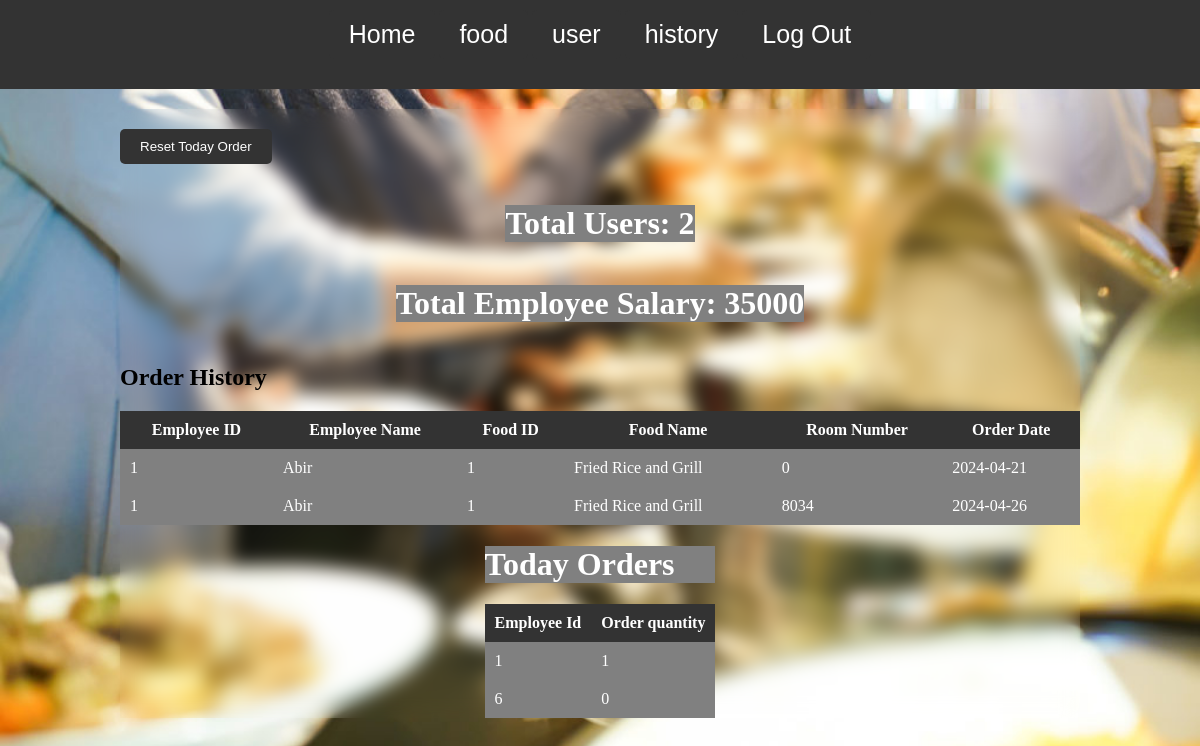
The page /admin/history.php (signed in) on the database its author committed.
### tables this page shows
CREATE TABLE `orderhistory` (
  `EID` int(11) DEFAULT NULL,
  `FID` int(11) DEFAULT NULL,
  `FName` varchar(255) NOT NULL,
  `RoomNo` int(11) DEFAULT NULL,
  `OrderDate` date DEFAULT NULL,
  `ID` int(11) NOT NULL
);

CREATE TABLE `employee` (
  `id` int(11) NOT NULL,
  `Name` varchar(255) DEFAULT NULL,
  `Phone` varchar(255) DEFAULT NULL,
  `Address` varchar(255) DEFAULT NULL,
  `Email` varchar(255) DEFAULT NULL,
  `Pass` varchar(255) DEFAULT NULL,
  `OfficeRoom` varchar(255) DEFAULT NULL,
  `Position` varchar(255) DEFAULT NULL,
  `Salary` double NOT NULL
);

CREATE TABLE `todaysorder` (
  `id` int(11) DEFAULT NULL,
  `quantity` int(11) DEFAULT 0
);

### admin/history.php (the view, shortened to what this page needs)
<!DOCTYPE html>
<html lang="en">
<?php
include 'config.php'; ?>
<head>
</head>
<body>
    <div class="navbar">
        <div style="display: flex; flex-direction:row; margin:auto;">
            <form method="post">
                <input style="font-size:25px;" type="submit" name="home" value="Home">
                <input style="font-size:25px;" type="submit" name="food" value="food">
                <input style="font-size:25px;" type="submit" name="user" value="user">
                <input style="font-size:25px;" type="submit" name="history" value="history">
                <input style="font-size:25px;" type="submit" name="logout" value="Log Out">
            </form>
        </div>
    </div>
    <div class="container">
        <div class="page-content">
            <form method="post">
                <input type="submit" name="reset" value="Reset Today Order">
            </form>
            <h1>Total Users: <?php
                                $total_users = 0;
                                $q = "SELECT COUNT(id) AS total_users FROM employee";
                                $r = mysqli_query($con, $q);
                                if ($q && mysqli_num_rows($r) > 0) {
                                    $rw = mysqli_fetch_assoc($r);
                                    $total_users = $rw['total_users'];
                                }
                                echo $total_users;
                                ?></h1>
            <h1>Total Employee Salary: <?php
                                        $total_salary = 0;
                                        $q = "SELECT SUM(Salary) AS total_salary FROM employee";
                                        $r = mysqli_query($con, $q);
                                        if ($q && mysqli_num_rows($r) > 0) {
                                            $rw = mysqli_fetch_assoc($r);
                                            $total_salary = $rw['total_salary'];
                                        }
                                        echo $total_salary;
                                        ?></h1>
            <div class="order-history" style="width: 100%;">
                <h2>Order History</h2>
                <table>
                    <tr>
                        <th>Employee ID</th>
                        <th>Employee Name</th>
                        <th>Food ID</th>
                        <th>Food Name</th>
                        <th>Room Number</th>
                        <th>Order Date</th>
                    </tr>
                    <?php
                    $query = "SELECT orderhistory.EID, orderhistory.FID, orderhistory.FName, orderhistory.OrderDate, orderhistory.RoomNo, employee.Name FROM orderhistory LEFT JOIN employee ON employee.id = orderhistory.EID";
                    $result = mysqli_query($con, $query);
                    if (mysqli_num_rows($result) > 0) {
                        while ($row = mysqli_fetch_assoc($result)) {
                            echo "<tr>";
                            echo "<td>" . $row['EID'] . "</td>";
                            echo "<td>" . $row['Name'] . "</td>";
                            echo "<td>" . $row['FID'] . "</td>";
                            echo "<td>" . $row['FName'] . "</td>";
                            echo "<td>" . $row['RoomNo'] . "</td>";
                            echo "<td>" . $row['OrderDate'] . "</td>";
                            echo "</tr>";
                        }
                    } else {
                        echo "<tr><td colspan='6'>No orders found</td></tr>";
                    }
                    ?>
                </table>
            </div>
            <div class="todayorder">
                <h1>
                    Today Orders
                </h1>
                <table>
                    <tr>
                        <th>
                            Employee Id
                        </th>
                        <th>
                            Order quantity
                        </th>
                    </tr>
                    <?php
                    $todayquery = "select * from todaysorder";
                    $todaysresult = mysqli_query($con, $todayquery);
                    if ($todaysresult) {
                        if (mysqli_num_rows($todaysresult) > 0) {
                            while ($row = mysqli_fetch_assoc($todaysresult)) {
                                echo "<tr>";
                                echo "<td>" . $row['id'] . "</td>";
                                echo "<td>" . $row['quantity'] . "</td>";
                                echo "</tr>";
                            }
                        } else {
                            echo "<tr><td colspan='1'>No records found</td></tr>";
                        }
                    } else {
                        echo "<script>alert('Error fetching records');</script>";
                    }
                    ?>
                </table>
            </div>
        </div>
    </div>
</body>
</html>

### admin/history.php (style rules this page uses)
body { background: url('../images/bgcover.jpg'); background-repeat: no-repeat; background-size: cover; overflow-x: hidden; color: black; margin: auto; }
.navbar { background-color: #333; color: #fff; padding: 10px; display: flex; justify-content: space-between; }
.container { backdrop-filter: blur(9px); margin: 20px auto; width: 80%; display: flex; flex-direction: column; align-items: center; }
.page-content { width: 100%; display: flex; flex-direction: column; align-items: center; margin-top: 20px; }
form { margin-bottom: 20px; width: 100%; }
input[type="submit"] { background-color: #333; color: #fff; padding: 10px 20px; border: none; border-radius: 5px; cursor: pointer; }
table { width: 100%; border-collapse: collapse; }
th, td { padding: 10px; }
td { background-color: gray; color: white; }
h1 { background-color: gray; color: white; }
th { background-color: #333; color: #fff; }

### rows shown on the page
orderhistory: EID "1", employee.Name "Abir", FID "1", FName "Fried Rice and Grill", RoomNo "0", OrderDate "2024-04-21"
orderhistory: EID "1", employee.Name "Abir", FID "1", FName "Fried Rice and Grill", RoomNo "8034", OrderDate "2024-04-26"
todaysorder: id "1", quantity "1"
todaysorder: id "6", quantity "0"

### other values the page prints
$total_users "2"
$total_salary "35000"
